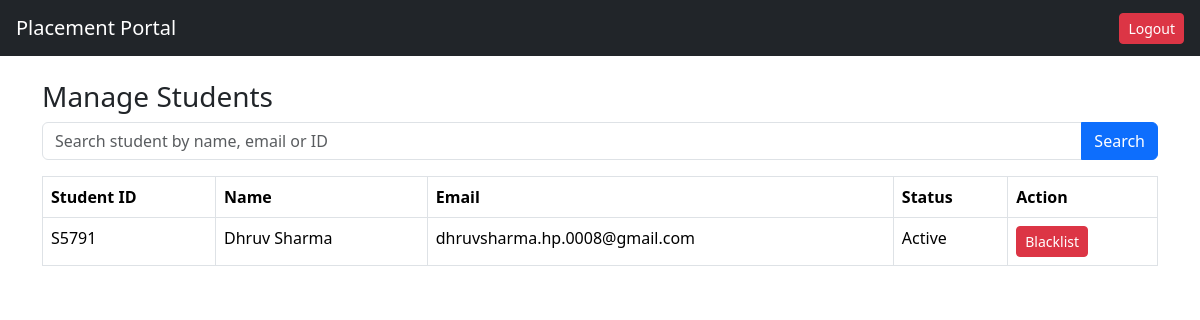
Before: /admin/students (signed in) with the older database file.
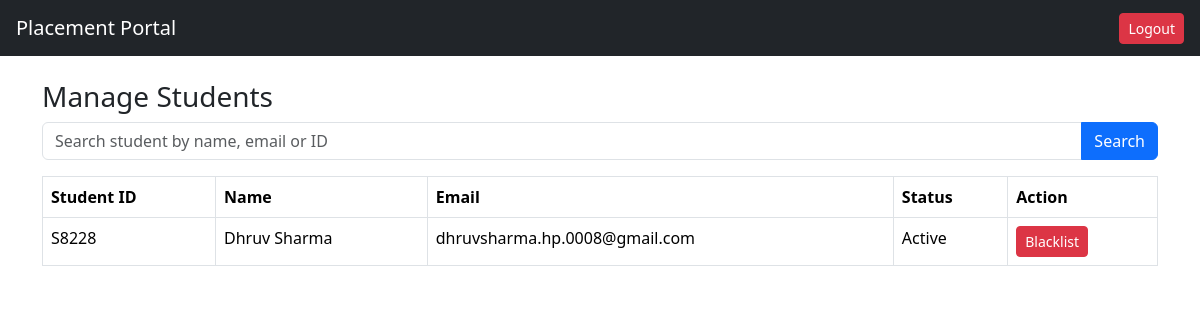
After: the same page with the newer database file.
### tables this page shows
CREATE TABLE student(
        id INTEGER PRIMARY KEY AUTOINCREMENT,
        student_uid TEXT UNIQUE,
        name TEXT,
        email TEXT UNIQUE,
        password TEXT,
        phone TEXT,
        resume TEXT,
        is_active INTEGER DEFAULT 1
    );

### app.py (the view)
@app.route("/admin/students")
def admin_students():
    if session.get("role") != "admin":
        return redirect("/")
    search = request.args.get("search")
    conn = get_connection()
    if search:
        students = conn.execute("""
        SELECT * FROM student
        WHERE name LIKE ? OR email LIKE ? OR student_uid LIKE ?
        """, (f"%{search}%", f"%{search}%", f"%{search}%")).fetchall()
    else:
        students = conn.execute("SELECT * FROM student").fetchall()
    conn.close()
    return render_template("admin_students.html", students=students)

### models.py (called while the page is built)
def get_connection():
    conn = sqlite3.connect(DATABASE)
    conn.row_factory = sqlite3.Row
    return conn

### templates/admin_students.html
{% extends "base.html" %}
{% block content %}
<h3>Manage Students</h3>
<form method="GET" action="/admin/students" class="mb-3">
<div class="input-group">
<input type="text"
name="search"
class="form-control"
placeholder="Search student by name, email or ID">
<button class="btn btn-primary">
Search
</button>
</div>
</form>
<table class="table table-bordered">
<tr>
<th>Student ID</th>
<th>Name</th>
<th>Email</th>
<th>Status</th>
<th>Action</th>
</tr>
{% for s in students %}
<tr>
<td>{{ s.student_uid }}</td>
<td>{{ s.name }}</td>
<td>{{ s.email }}</td>
<td>
{% if s.is_active == 1 %}
Active
{% else %}
Blacklisted
{% endif %}
</td>
<td>
{% if s.is_active == 1 %}
<a href="/admin/blacklist_student/{{ s.id }}" class="btn btn-danger btn-sm">
Blacklist
</a>
{% else %}
<a href="/admin/activate_student/{{ s.id }}" class="btn btn-success btn-sm">
Activate
</a>
{% endif %}
</td>
</tr>
{% endfor %}
</table>
{% endblock %}

Changed rows visible on the page:
changed student "Dhruv Sharma": student_uid "S5791" → "S8228"
